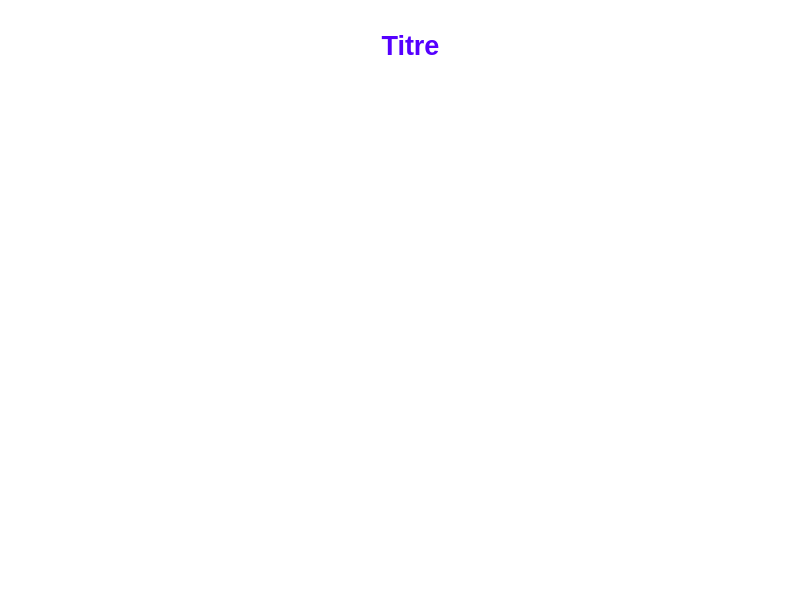
<?xml version="1.0" encoding="UTF-8"?>
<ui version="4.0">
 <class>stat_emp</class>
 <widget class="QMainWindow" name="stat_emp">
  <property name="geometry">
   <rect>
    <x>0</x>
    <y>0</y>
    <width>800</width>
    <height>600</height>
   </rect>
  </property>
  <property name="windowTitle">
   <string>MainWindow</string>
  </property>
  <widget class="QWidget" name="centralwidget">
   <widget class="QStackedWidget" name="stackedWidget">
    <property name="geometry">
     <rect>
      <x>-10</x>
      <y>0</y>
      <width>811</width>
      <height>601</height>
     </rect>
    </property>
    <property name="acceptDrops">
     <bool>true</bool>
    </property>
    <property name="styleSheet">
     <string notr="true">background-color: rgb(255, 255, 255);</string>
    </property>
    <property name="frameShape">
     <enum>QFrame::NoFrame</enum>
    </property>
    <property name="frameShadow">
     <enum>QFrame::Plain</enum>
    </property>
    <property name="currentIndex">
     <number>0</number>
    </property>
    <widget class="QWidget" name="page">
     <widget class="QLabel" name="label">
      <property name="geometry">
       <rect>
        <x>190</x>
        <y>20</y>
        <width>461</width>
        <height>51</height>
       </rect>
      </property>
      <property name="text">
       <string>&lt;html&gt;&lt;head/&gt;&lt;body&gt;&lt;p align=&quot;center&quot;&gt;&lt;span style=&quot; font-size:20pt; font-weight:600; color:#5500ff;&quot;&gt;Titre&lt;/span&gt;&lt;/p&gt;&lt;/body&gt;&lt;/html&gt;</string>
      </property>
     </widget>
     <widget class="QLabel" name="label_1">
      <property name="geometry">
       <rect>
        <x>180</x>
        <y>90</y>
        <width>500</width>
        <height>500</height>
       </rect>
      </property>
      <property name="frameShape">
       <enum>QFrame::NoFrame</enum>
      </property>
      <property name="text">
       <string/>
      </property>
     </widget>
    </widget>
    <widget class="QWidget" name="page_2">
     <widget class="QLabel" name="label_21">
      <property name="geometry">
       <rect>
        <x>190</x>
        <y>20</y>
        <width>461</width>
        <height>51</height>
       </rect>
      </property>
      <property name="text">
       <string>&lt;html&gt;&lt;head/&gt;&lt;body&gt;&lt;p align=&quot;center&quot;&gt;&lt;span style=&quot; font-size:20pt; font-weight:600; color:#5500ff;&quot;&gt;Departement&lt;/span&gt;&lt;/p&gt;&lt;/body&gt;&lt;/html&gt;</string>
      </property>
     </widget>
     <widget class="QLabel" name="label_2">
      <property name="geometry">
       <rect>
        <x>180</x>
        <y>90</y>
        <width>500</width>
        <height>500</height>
       </rect>
      </property>
      <property name="text">
       <string/>
      </property>
     </widget>
    </widget>
    <widget class="QWidget" name="page_3">
     <widget class="QLabel" name="label_3">
      <property name="geometry">
       <rect>
        <x>180</x>
        <y>90</y>
        <width>500</width>
        <height>500</height>
       </rect>
      </property>
      <property name="text">
       <string/>
      </property>
     </widget>
     <widget class="QLabel" name="label_20">
      <property name="geometry">
       <rect>
        <x>190</x>
        <y>20</y>
        <width>461</width>
        <height>51</height>
       </rect>
      </property>
      <property name="text">
       <string>&lt;html&gt;&lt;head/&gt;&lt;body&gt;&lt;p align=&quot;center&quot;&gt;&lt;span style=&quot; font-size:20pt; font-weight:600; color:#5500ff;&quot;&gt;Sexe&lt;/span&gt;&lt;/p&gt;&lt;/body&gt;&lt;/html&gt;</string>
      </property>
     </widget>
    </widget>
    <widget class="QWidget" name="page_4">
     <widget class="QLabel" name="label_4">
      <property name="geometry">
       <rect>
        <x>180</x>
        <y>90</y>
        <width>500</width>
        <height>500</height>
       </rect>
      </property>
      <property name="text">
       <string/>
      </property>
     </widget>
     <widget class="QLabel" name="label_30">
      <property name="geometry">
       <rect>
        <x>190</x>
        <y>20</y>
        <width>461</width>
        <height>51</height>
       </rect>
      </property>
      <property name="text">
       <string>&lt;html&gt;&lt;head/&gt;&lt;body&gt;&lt;p align=&quot;center&quot;&gt;&lt;span style=&quot; font-size:20pt; font-weight:600; color:#5500ff;&quot;&gt;Etat Conjugal&lt;/span&gt;&lt;/p&gt;&lt;/body&gt;&lt;/html&gt;</string>
      </property>
     </widget>
    </widget>
   </widget>
  </widget>
 </widget>
 <resources/>
 <connections/>
</ui>
